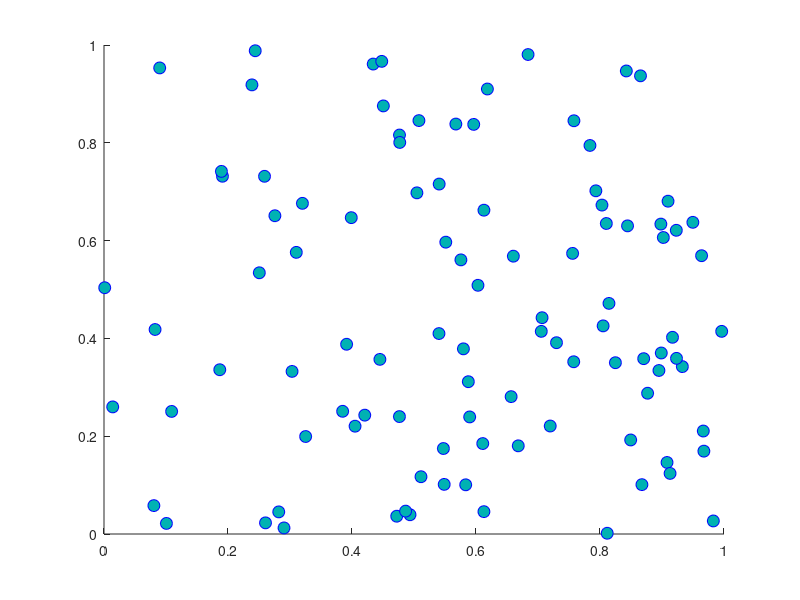

This chart was generated by the following MATLAB code: (Note: this script raises an error after producing the figure.)
%=============================================================================
% Copyright (c) 2016-present Allan CORNET (Nelson)
%=============================================================================
% This file is part of Nelson.
%=============================================================================
% LICENCE_BLOCK_BEGIN
% SPDX-License-Identifier: LGPL-3.0-or-later
% LICENCE_BLOCK_END
%=============================================================================
% <--ADV-CLI MODE-->
%=============================================================================
close all
%=============================================================================
rng('default') % For reproducibility
figure();
x = rand(1, 100);
y = rand(1, 100);
s = scatter(x, y, 75, "MarkerEdgeColor", "b", "MarkerFaceColor", [0 0.7 0.7]);
asserts.isequal(s.Marker, 'o')
asserts.isequal(s.MarkerEdgeColor, [0 0 1])
asserts.isequal(s.MarkerFaceColor, [0 0.7000 0.7000])
asserts.isequal(s.LineWidth, 0.5000)
asserts.isequal(s.XData, x)
asserts.isequal(s.YData, y)
asserts.isequal(s.SizeData, 75)
asserts.isequal(s.CData, [0.0660 0.4430 0.7450])
%=============================================================================
close all
%=============================================================================
